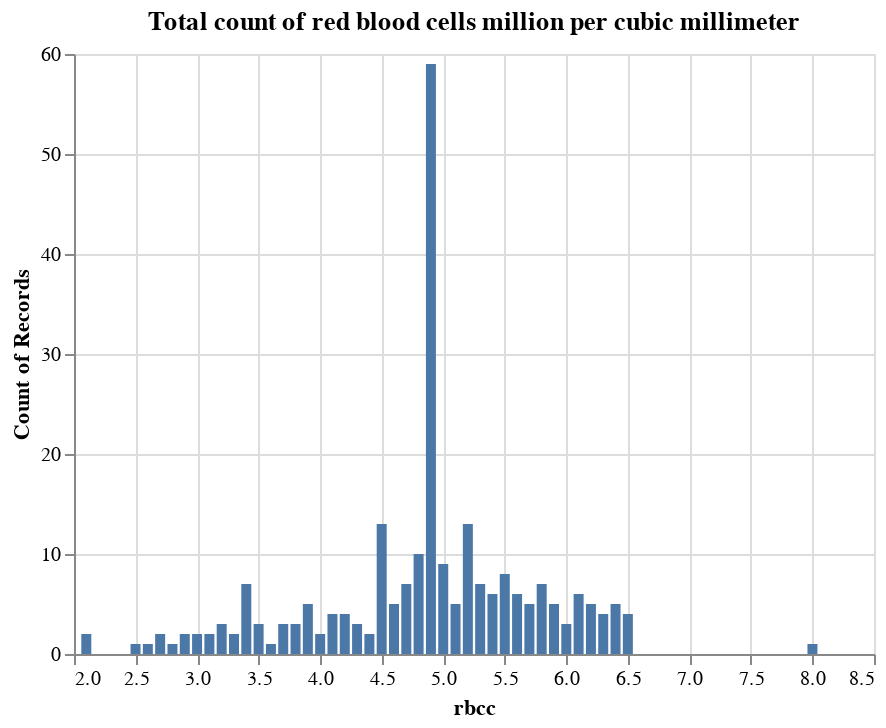

Notebook source saved alongside this figure:
### Markdown cell above
Looking at the histogram above we can see that there are quite a few counts of ages on the lower end. So in terms of the min age being 2, we wouldn't consider that unreasonable as they may have tested patients of that age. We can also see that the `Age` feature is left skewed. 

When we were dealing with missing values, we decided to completely remove all the observations of the `rbc` feature that were missing, since the `rbc` feature had 38% of it's observations missing values. It was also the one feature missing the most values. The second highest feature missing values was the `rbcc` feature. This feature was missing 32.75% of its value but we decided to use the median to replace those values. Let's have a look at the histogram for that feature and see what kind of effect it has had on our dataset.

### Code cell
alt.Chart(data_clean, title='Total count of red blood cells million per cubic millimeter').mark_bar().encode(x='rbcc', y='count()')

### Figure 1 — Vega-Lite specification as saved in the notebook (floating-point values rounded to 4 significant figures; data arrays with more than 128 entries replaced by an {"elided": "..."} marker saying what was removed)
{"config": {"view": {"continuousWidth": 400, "continuousHeight": 300}}, "data": {"name": "data-23ab5fbbb8473b892a91b29fa85a1421"}, "mark": "bar", "encoding": {"x": {"type": "quantitative", "field": "rbcc"}, "y": {"type": "quantitative", "aggregate": "count"}}, "title": "Total count of red blood cells million per cubic millimeter", "$schema": "https://vega.github.io/schema/vega-lite/v4.8.1.json", "datasets": {"data-23ab5fbbb8473b892a91b29fa85a1421": {"elided": "248 records"}}}
